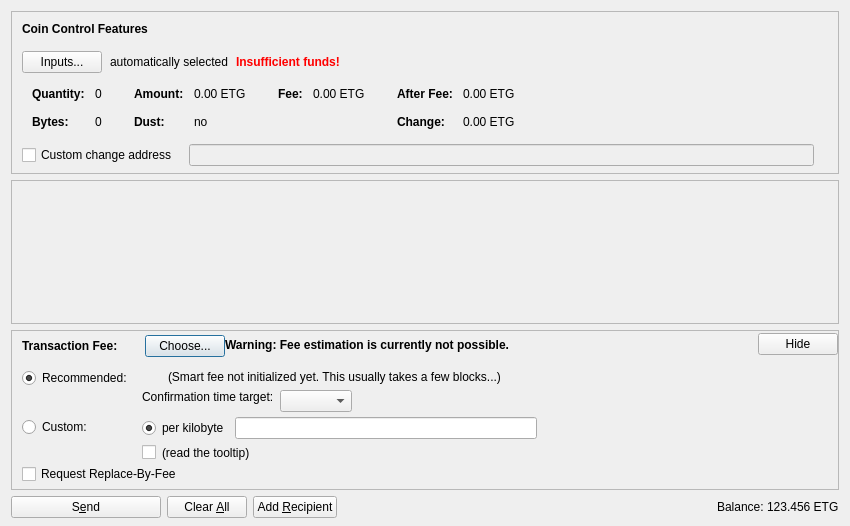
<?xml version="1.0" encoding="UTF-8"?>
<ui version="4.0">
 <class>SendCoinsDialog</class>
 <widget class="QDialog" name="SendCoinsDialog">
  <property name="geometry">
   <rect>
    <x>0</x>
    <y>0</y>
    <width>850</width>
    <height>526</height>
   </rect>
  </property>
  <property name="windowTitle">
   <string>Send Coins</string>
  </property>
  <layout class="QVBoxLayout" name="verticalLayout" stretch="0,1,0,0">
   <property name="bottomMargin">
    <number>8</number>
   </property>
   <item>
    <widget class="QFrame" name="frameCoinControl">
     <property name="sizePolicy">
      <sizepolicy hsizetype="Expanding" vsizetype="Expanding">
       <horstretch>0</horstretch>
       <verstretch>0</verstretch>
      </sizepolicy>
     </property>
     <property name="maximumSize">
      <size>
       <width>16777215</width>
       <height>16777215</height>
      </size>
     </property>
     <property name="frameShape">
      <enum>QFrame::StyledPanel</enum>
     </property>
     <property name="frameShadow">
      <enum>QFrame::Sunken</enum>
     </property>
     <layout class="QVBoxLayout" name="verticalLayoutCoinControl2">
      <property name="spacing">
       <number>0</number>
      </property>
      <property name="leftMargin">
       <number>0</number>
      </property>
      <property name="topMargin">
       <number>0</number>
      </property>
      <property name="rightMargin">
       <number>0</number>
      </property>
      <property name="bottomMargin">
       <number>6</number>
      </property>
      <item>
       <layout class="QVBoxLayout" name="verticalLayoutCoinControl" stretch="0,0,0,0,1">
        <property name="spacing">
         <number>0</number>
        </property>
        <property name="leftMargin">
         <number>10</number>
        </property>
        <property name="topMargin">
         <number>10</number>
        </property>
        <item>
         <layout class="QHBoxLayout" name="horizontalLayoutCoinControl1">
          <property name="bottomMargin">
           <number>15</number>
          </property>
          <item>
           <widget class="QLabel" name="labelCoinControlFeatures">
            <property name="sizePolicy">
             <sizepolicy hsizetype="Preferred" vsizetype="Maximum">
              <horstretch>0</horstretch>
              <verstretch>0</verstretch>
             </sizepolicy>
            </property>
            <property name="font">
             <font>
              <weight>75</weight>
              <bold>true</bold>
             </font>
            </property>
            <property name="styleSheet">
             <string notr="true">font-weight:bold;</string>
            </property>
            <property name="text">
             <string>Coin Control Features</string>
            </property>
           </widget>
          </item>
         </layout>
        </item>
        <item>
         <layout class="QHBoxLayout" name="horizontalLayoutCoinControl2" stretch="0,0,0,0">
          <property name="spacing">
           <number>8</number>
          </property>
          <property name="bottomMargin">
           <number>10</number>
          </property>
          <item>
           <widget class="QPushButton" name="pushButtonCoinControl">
            <property name="styleSheet">
             <string notr="true"/>
            </property>
            <property name="text">
             <string>Inputs...</string>
            </property>
            <property name="autoDefault">
             <bool>false</bool>
            </property>
           </widget>
          </item>
          <item>
           <widget class="QLabel" name="labelCoinControlAutomaticallySelected">
            <property name="text">
             <string>automatically selected</string>
            </property>
            <property name="margin">
             <number>5</number>
            </property>
           </widget>
          </item>
          <item>
           <widget class="QLabel" name="labelCoinControlInsuffFunds">
            <property name="font">
             <font>
              <weight>75</weight>
              <bold>true</bold>
             </font>
            </property>
            <property name="styleSheet">
             <string notr="true">color:red;font-weight:bold;</string>
            </property>
            <property name="text">
             <string>Insufficient funds!</string>
            </property>
            <property name="margin">
             <number>5</number>
            </property>
           </widget>
          </item>
          <item>
           <spacer name="horizontalSpacerCoinControl">
            <property name="orientation">
             <enum>Qt::Horizontal</enum>
            </property>
            <property name="sizeHint" stdset="0">
             <size>
              <width>40</width>
              <height>1</height>
             </size>
            </property>
           </spacer>
          </item>
         </layout>
        </item>
        <item>
         <widget class="QWidget" name="widgetCoinControl" native="true">
          <property name="sizePolicy">
           <sizepolicy hsizetype="Preferred" vsizetype="Preferred">
            <horstretch>0</horstretch>
            <verstretch>0</verstretch>
           </sizepolicy>
          </property>
          <property name="minimumSize">
           <size>
            <width>0</width>
            <height>0</height>
           </size>
          </property>
          <property name="styleSheet">
           <string notr="true"/>
          </property>
          <layout class="QHBoxLayout" name="horizontalLayoutCoinControl5">
           <property name="leftMargin">
            <number>0</number>
           </property>
           <property name="topMargin">
            <number>0</number>
           </property>
           <property name="rightMargin">
            <number>0</number>
           </property>
           <property name="bottomMargin">
            <number>0</number>
           </property>
           <item>
            <layout class="QHBoxLayout" name="horizontalLayoutCoinControl3" stretch="0,0,0,1">
             <property name="spacing">
              <number>20</number>
             </property>
             <property name="topMargin">
              <number>0</number>
             </property>
             <property name="bottomMargin">
              <number>10</number>
             </property>
             <item>
              <layout class="QFormLayout" name="formLayoutCoinControl1">
               <property name="horizontalSpacing">
                <number>10</number>
               </property>
               <property name="verticalSpacing">
                <number>14</number>
               </property>
               <property name="leftMargin">
                <number>10</number>
               </property>
               <property name="topMargin">
                <number>4</number>
               </property>
               <property name="rightMargin">
                <number>6</number>
               </property>
               <item row="0" column="0">
                <widget class="QLabel" name="labelCoinControlQuantityText">
                 <property name="font">
                  <font>
                   <weight>75</weight>
                   <bold>true</bold>
                  </font>
                 </property>
                 <property name="text">
                  <string>Quantity:</string>
                 </property>
                 <property name="margin">
                  <number>0</number>
                 </property>
                </widget>
               </item>
               <item row="0" column="1">
                <widget class="QLabel" name="labelCoinControlQuantity">
                 <property name="cursor">
                  <cursorShape>IBeamCursor</cursorShape>
                 </property>
                 <property name="contextMenuPolicy">
                  <enum>Qt::ActionsContextMenu</enum>
                 </property>
                 <property name="text">
                  <string notr="true">0</string>
                 </property>
                 <property name="margin">
                  <number>0</number>
                 </property>
                 <property name="textInteractionFlags">
                  <set>Qt::LinksAccessibleByMouse|Qt::TextSelectableByKeyboard|Qt::TextSelectableByMouse</set>
                 </property>
                </widget>
               </item>
               <item row="1" column="0">
                <widget class="QLabel" name="labelCoinControlBytesText">
                 <property name="font">
                  <font>
                   <weight>75</weight>
                   <bold>true</bold>
                  </font>
                 </property>
                 <property name="text">
                  <string>Bytes:</string>
                 </property>
                </widget>
               </item>
               <item row="1" column="1">
                <widget class="QLabel" name="labelCoinControlBytes">
                 <property name="cursor">
                  <cursorShape>IBeamCursor</cursorShape>
                 </property>
                 <property name="contextMenuPolicy">
                  <enum>Qt::ActionsContextMenu</enum>
                 </property>
                 <property name="text">
                  <string notr="true">0</string>
                 </property>
                 <property name="textInteractionFlags">
                  <set>Qt::LinksAccessibleByMouse|Qt::TextSelectableByKeyboard|Qt::TextSelectableByMouse</set>
                 </property>
                </widget>
               </item>
              </layout>
             </item>
             <item>
              <layout class="QFormLayout" name="formLayoutCoinControl2">
               <property name="horizontalSpacing">
                <number>10</number>
               </property>
               <property name="verticalSpacing">
                <number>14</number>
               </property>
               <property name="leftMargin">
                <number>6</number>
               </property>
               <property name="topMargin">
                <number>4</number>
               </property>
               <property name="rightMargin">
                <number>6</number>
               </property>
               <item row="0" column="0">
                <widget class="QLabel" name="labelCoinControlAmountText">
                 <property name="font">
                  <font>
                   <weight>75</weight>
                   <bold>true</bold>
                  </font>
                 </property>
                 <property name="text">
                  <string>Amount:</string>
                 </property>
                 <property name="margin">
                  <number>0</number>
                 </property>
                </widget>
               </item>
               <item row="0" column="1">
                <widget class="QLabel" name="labelCoinControlAmount">
                 <property name="cursor">
                  <cursorShape>IBeamCursor</cursorShape>
                 </property>
                 <property name="contextMenuPolicy">
                  <enum>Qt::ActionsContextMenu</enum>
                 </property>
                 <property name="text">
                  <string notr="true">0.00 ETG</string>
                 </property>
                 <property name="textInteractionFlags">
                  <set>Qt::LinksAccessibleByMouse|Qt::TextSelectableByKeyboard|Qt::TextSelectableByMouse</set>
                 </property>
                </widget>
               </item>
               <item row="1" column="0">
                <widget class="QLabel" name="labelCoinControlLowOutputText">
                 <property name="font">
                  <font>
                   <weight>75</weight>
                   <bold>true</bold>
                  </font>
                 </property>
                 <property name="text">
                  <string>Dust:</string>
                 </property>
                </widget>
               </item>
               <item row="1" column="1">
                <widget class="QLabel" name="labelCoinControlLowOutput">
                 <property name="cursor">
                  <cursorShape>IBeamCursor</cursorShape>
                 </property>
                 <property name="contextMenuPolicy">
                  <enum>Qt::ActionsContextMenu</enum>
                 </property>
                 <property name="text">
                  <string notr="true">no</string>
                 </property>
                 <property name="textInteractionFlags">
                  <set>Qt::LinksAccessibleByMouse|Qt::TextSelectableByKeyboard|Qt::TextSelectableByMouse</set>
                 </property>
                </widget>
               </item>
              </layout>
             </item>
             <item>
              <layout class="QFormLayout" name="formLayoutCoinControl3">
               <property name="horizontalSpacing">
                <number>10</number>
               </property>
               <property name="verticalSpacing">
                <number>14</number>
               </property>
               <property name="leftMargin">
                <number>6</number>
               </property>
               <property name="topMargin">
                <number>4</number>
               </property>
               <property name="rightMargin">
                <number>6</number>
               </property>
               <item row="0" column="0">
                <widget class="QLabel" name="labelCoinControlFeeText">
                 <property name="font">
                  <font>
                   <weight>75</weight>
                   <bold>true</bold>
                  </font>
                 </property>
                 <property name="text">
                  <string>Fee:</string>
                 </property>
                 <property name="margin">
                  <number>0</number>
                 </property>
                </widget>
               </item>
               <item row="0" column="1">
                <widget class="QLabel" name="labelCoinControlFee">
                 <property name="cursor">
                  <cursorShape>IBeamCursor</cursorShape>
                 </property>
                 <property name="contextMenuPolicy">
                  <enum>Qt::ActionsContextMenu</enum>
                 </property>
                 <property name="text">
                  <string notr="true">0.00 ETG</string>
                 </property>
                 <property name="textInteractionFlags">
                  <set>Qt::LinksAccessibleByMouse|Qt::TextSelectableByKeyboard|Qt::TextSelectableByMouse</set>
                 </property>
                </widget>
               </item>
              </layout>
             </item>
             <item>
              <layout class="QFormLayout" name="formLayoutCoinControl4">
               <property name="horizontalSpacing">
                <number>10</number>
               </property>
               <property name="verticalSpacing">
                <number>14</number>
               </property>
               <property name="leftMargin">
                <number>6</number>
               </property>
               <property name="topMargin">
                <number>4</number>
               </property>
               <property name="rightMargin">
                <number>6</number>
               </property>
               <item row="0" column="0">
                <widget class="QLabel" name="labelCoinControlAfterFeeText">
                 <property name="font">
                  <font>
                   <weight>75</weight>
                   <bold>true</bold>
                  </font>
                 </property>
                 <property name="text">
                  <string>After Fee:</string>
                 </property>
                 <property name="margin">
                  <number>0</number>
                 </property>
                </widget>
               </item>
               <item row="0" column="1">
                <widget class="QLabel" name="labelCoinControlAfterFee">
                 <property name="cursor">
                  <cursorShape>IBeamCursor</cursorShape>
                 </property>
                 <property name="contextMenuPolicy">
                  <enum>Qt::ActionsContextMenu</enum>
                 </property>
                 <property name="text">
                  <string notr="true">0.00 ETG</string>
                 </property>
                 <property name="textInteractionFlags">
                  <set>Qt::LinksAccessibleByMouse|Qt::TextSelectableByKeyboard|Qt::TextSelectableByMouse</set>
                 </property>
                </widget>
               </item>
               <item row="1" column="0">
                <widget class="QLabel" name="labelCoinControlChangeText">
                 <property name="font">
                  <font>
                   <weight>75</weight>
                   <bold>true</bold>
                  </font>
                 </property>
                 <property name="text">
                  <string>Change:</string>
                 </property>
                </widget>
               </item>
               <item row="1" column="1">
                <widget class="QLabel" name="labelCoinControlChange">
                 <property name="cursor">
                  <cursorShape>IBeamCursor</cursorShape>
                 </property>
                 <property name="contextMenuPolicy">
                  <enum>Qt::ActionsContextMenu</enum>
                 </property>
                 <property name="text">
                  <string notr="true">0.00 ETG</string>
                 </property>
                 <property name="textInteractionFlags">
                  <set>Qt::LinksAccessibleByMouse|Qt::TextSelectableByKeyboard|Qt::TextSelectableByMouse</set>
                 </property>
                </widget>
               </item>
              </layout>
             </item>
            </layout>
           </item>
          </layout>
         </widget>
        </item>
        <item>
         <layout class="QHBoxLayout" name="horizontalLayoutCoinControl4" stretch="0,0,0">
          <property name="spacing">
           <number>12</number>
          </property>
          <property name="sizeConstraint">
           <enum>QLayout::SetDefaultConstraint</enum>
          </property>
          <property name="topMargin">
           <number>5</number>
          </property>
          <property name="rightMargin">
           <number>5</number>
          </property>
          <item>
           <widget class="QCheckBox" name="checkBoxCoinControlChange">
            <property name="toolTip">
             <string>If this is activated, but the change address is empty or invalid, change will be sent to a newly generated address.</string>
            </property>
            <property name="text">
             <string>Custom change address</string>
            </property>
           </widget>
          </item>
          <item>
           <widget class="QValidatedLineEdit" name="lineEditCoinControlChange">
            <property name="enabled">
             <bool>false</bool>
            </property>
            <property name="sizePolicy">
             <sizepolicy hsizetype="Expanding" vsizetype="Fixed">
              <horstretch>0</horstretch>
              <verstretch>0</verstretch>
             </sizepolicy>
            </property>
           </widget>
          </item>
          <item>
           <widget class="QLabel" name="labelCoinControlChangeLabel">
            <property name="sizePolicy">
             <sizepolicy hsizetype="Preferred" vsizetype="Expanding">
              <horstretch>0</horstretch>
              <verstretch>0</verstretch>
             </sizepolicy>
            </property>
            <property name="minimumSize">
             <size>
              <width>0</width>
              <height>0</height>
             </size>
            </property>
            <property name="text">
             <string/>
            </property>
            <property name="margin">
             <number>3</number>
            </property>
           </widget>
          </item>
         </layout>
        </item>
        <item>
         <spacer name="verticalSpacerCoinControl">
          <property name="orientation">
           <enum>Qt::Vertical</enum>
          </property>
          <property name="sizeHint" stdset="0">
           <size>
            <width>800</width>
            <height>1</height>
           </size>
          </property>
         </spacer>
        </item>
       </layout>
      </item>
     </layout>
    </widget>
   </item>
   <item>
    <widget class="QScrollArea" name="scrollArea">
     <property name="widgetResizable">
      <bool>true</bool>
     </property>
     <widget class="QWidget" name="scrollAreaWidgetContents">
      <property name="geometry">
       <rect>
        <x>0</x>
        <y>0</y>
        <width>830</width>
        <height>104</height>
       </rect>
      </property>
      <layout class="QVBoxLayout" name="verticalLayout_2" stretch="0,1">
       <property name="leftMargin">
        <number>0</number>
       </property>
       <property name="topMargin">
        <number>0</number>
       </property>
       <property name="rightMargin">
        <number>0</number>
       </property>
       <property name="bottomMargin">
        <number>0</number>
       </property>
       <item>
        <layout class="QVBoxLayout" name="entries">
         <property name="spacing">
          <number>6</number>
         </property>
        </layout>
       </item>
       <item>
        <spacer name="verticalSpacer">
         <property name="orientation">
          <enum>Qt::Vertical</enum>
         </property>
         <property name="sizeHint" stdset="0">
          <size>
           <width>20</width>
           <height>40</height>
          </size>
         </property>
        </spacer>
       </item>
      </layout>
     </widget>
    </widget>
   </item>
   <item>
    <widget class="QFrame" name="frameFee">
     <property name="sizePolicy">
      <sizepolicy hsizetype="Expanding" vsizetype="Expanding">
       <horstretch>0</horstretch>
       <verstretch>0</verstretch>
      </sizepolicy>
     </property>
     <property name="maximumSize">
      <size>
       <width>16777215</width>
       <height>16777215</height>
      </size>
     </property>
     <property name="frameShape">
      <enum>QFrame::StyledPanel</enum>
     </property>
     <property name="frameShadow">
      <enum>QFrame::Sunken</enum>
     </property>
     <layout class="QVBoxLayout" name="verticalLayoutFee1">
      <property name="spacing">
       <number>0</number>
      </property>
      <property name="leftMargin">
       <number>0</number>
      </property>
      <property name="topMargin">
       <number>0</number>
      </property>
      <property name="rightMargin">
       <number>0</number>
      </property>
      <property name="bottomMargin">
       <number>0</number>
      </property>
      <item>
       <layout class="QVBoxLayout" name="verticalLayoutFee2" stretch="0,0,0">
        <property name="spacing">
         <number>0</number>
        </property>
        <property name="leftMargin">
         <number>10</number>
        </property>
        <property name="topMargin">
         <number>0</number>
        </property>
        <item>
         <layout class="QHBoxLayout" name="horizontalLayoutFee1">
          <property name="bottomMargin">
           <number>0</number>
          </property>
          <item>
           <layout class="QVBoxLayout" name="verticalLayoutFee7">
            <property name="spacing">
             <number>0</number>
            </property>
            <item>
             <spacer name="verticalSpacerSmartFee">
              <property name="orientation">
               <enum>Qt::Vertical</enum>
              </property>
              <property name="sizeType">
               <enum>QSizePolicy::Fixed</enum>
              </property>
              <property name="sizeHint" stdset="0">
               <size>
                <width>1</width>
                <height>4</height>
               </size>
              </property>
             </spacer>
            </item>
            <item>
             <layout class="QHBoxLayout" name="horizontalLayoutSmartFee">
              <property name="spacing">
               <number>10</number>
              </property>
              <item>
               <widget class="QLabel" name="labelFeeHeadline">
                <property name="sizePolicy">
                 <sizepolicy hsizetype="Preferred" vsizetype="Maximum">
                  <horstretch>0</horstretch>
                  <verstretch>0</verstretch>
                 </sizepolicy>
                </property>
                <property name="font">
                 <font>
                  <weight>75</weight>
                  <bold>true</bold>
                 </font>
                </property>
                <property name="styleSheet">
                 <string notr="true">font-weight:bold;</string>
                </property>
                <property name="text">
                 <string>Transaction Fee:</string>
                </property>
               </widget>
              </item>
              <item>
               <widget class="QLabel" name="labelFeeMinimized">
                <property name="text">
                 <string/>
                </property>
               </widget>
              </item>
              <item>
               <widget class="QPushButton" name="buttonChooseFee">
                <property name="text">
                 <string>Choose...</string>
                </property>
               </widget>
              </item>
             </layout>
            </item>
            <item>
             <spacer name="verticalSpacer_5">
              <property name="orientation">
               <enum>Qt::Vertical</enum>
              </property>
              <property name="sizeHint" stdset="0">
               <size>
                <width>1</width>
                <height>1</height>
               </size>
              </property>
             </spacer>
            </item>
           </layout>
          </item>
          <item>
           <widget class="QLabel" name="fallbackFeeWarningLabel">
            <property name="toolTip">
             <string>Using the fallbackfee can result in sending a transaction that will take several hours or days (or never) to confirm. Consider choosing your fee manually or wait until you have validated the complete chain.</string>
            </property>
            <property name="font">
            <font>
                <weight>75</weight>
                <bold>true</bold>
            </font>
            </property>
            <property name="text">
             <string>Warning: Fee estimation is currently not possible.</string>
            </property>
            <property name="wordWrap">
             <bool>false</bool>
            </property>
           </widget>
          </item>
          <item>
           <spacer name="horizontalSpacer_4">
            <property name="orientation">
             <enum>Qt::Horizontal</enum>
            </property>
            <property name="sizeType">
             <enum>QSizePolicy::MinimumExpanding</enum>
            </property>
            <property name="sizeHint" stdset="0">
             <size>
              <width>40</width>
              <height>20</height>
             </size>
            </property>
           </spacer>
          </item>
          <item>
           <widget class="QPushButton" name="buttonMinimizeFee">
            <property name="toolTip">
             <string>collapse fee-settings</string>
            </property>
            <property name="text">
             <string>Hide</string>
            </property>
           </widget>
          </item>
         </layout>
        </item>
        <item>
         <widget class="QFrame" name="frameFeeSelection">
          <layout class="QVBoxLayout" name="verticalLayoutFee12">
           <property name="spacing">
            <number>0</number>
           </property>
           <property name="leftMargin">
            <number>0</number>
           </property>
           <property name="topMargin">
            <number>0</number>
           </property>
           <property name="rightMargin">
            <number>0</number>
           </property>
           <property name="bottomMargin">
            <number>0</number>
           </property>
           <item>
            <layout class="QGridLayout" name="gridLayoutFee">
             <property name="topMargin">
              <number>10</number>
             </property>
             <property name="bottomMargin">
              <number>4</number>
             </property>
             <property name="horizontalSpacing">
              <number>10</number>
             </property>
             <property name="verticalSpacing">
              <number>4</number>
             </property>
             <item row="1" column="1">
              <layout class="QVBoxLayout" name="verticalLayoutFee8">
               <property name="spacing">
                <number>6</number>
               </property>
               <item>
                <layout class="QHBoxLayout" name="horizontalLayoutFee13">
                 <item>
                  <widget class="QRadioButton" name="radioCustomPerKilobyte">
                   <property name="toolTip">
                    <string>If the custom fee is set to 1000 satoshis and the transaction is only 250 bytes, then &quot;per kilobyte&quot; only pays 250 satoshis in fee, while &quot;total at least&quot; pays 1000 satoshis. For transactions bigger than a kilobyte both pay by kilobyte.</string>
                   </property>
                   <property name="text">
                    <string>per kilobyte</string>
                   </property>
                   <property name="checked">
                    <bool>true</bool>
                   </property>
                   <attribute name="buttonGroup">
                    <string notr="true">groupCustomFee</string>
                   </attribute>
                  </widget>
                 </item>
                 <item>
                  <widget class="BitcoinAmountField" name="customFee"/>
                 </item>
                 <item>
                  <spacer name="horizontalSpacer_6">
                   <property name="orientation">
                    <enum>Qt::Horizontal</enum>
                   </property>
                   <property name="sizeHint" stdset="0">
                    <size>
                     <width>1</width>
                     <height>1</height>
                    </size>
                   </property>
                  </spacer>
                 </item>
                </layout>
               </item>
               <item>
                <layout class="QHBoxLayout" name="horizontalLayoutFee8">
                 <item>
                  <widget class="QCheckBox" name="checkBoxMinimumFee">
                   <property name="toolTip">
                    <string>Paying only the minimum fee is just fine as long as there is less transaction volume than space in the blocks. But be aware that this can end up in a never confirming transaction once there is more demand for eternal transactions than the network can process.</string>
                   </property>
                   <property name="text">
                    <string/>
                   </property>
                  </widget>
                 </item>
                 <item>
                  <widget class="QLabel" name="labelMinFeeWarning">
                   <property name="enabled">
                    <bool>true</bool>
                   </property>
                   <property name="toolTip">
                    <string>Paying only the minimum fee is just fine as long as there is less transaction volume than space in the blocks. But be aware that this can end up in a never confirming transaction once there is more demand for eternal transactions than the network can process.</string>
                   </property>
                   <property name="text">
                    <string>(read the tooltip)</string>
                   </property>
                   <property name="margin">
                    <number>5</number>
                   </property>
                  </widget>
                 </item>
                 <item>
                  <spacer name="horizontalSpacer_2">
                   <property name="orientation">
                    <enum>Qt::Horizontal</enum>
                   </property>
                   <property name="sizeHint" stdset="0">
                    <size>
                     <width>1</width>
                     <height>1</height>
                    </size>
                   </property>
                  </spacer>
                 </item>
                </layout>
               </item>
              </layout>
             </item>
             <item row="0" column="0">
              <layout class="QVBoxLayout" name="verticalLayoutFee4" stretch="0,1">
               <item>
                <widget class="QRadioButton" name="radioSmartFee">
                 <property name="text">
                  <string>Recommended:</string>
                 </property>
                 <property name="checked">
                  <bool>true</bool>
                 </property>
                 <attribute name="buttonGroup">
                  <string notr="true">groupFee</string>
                 </attribute>
                </widget>
               </item>
               <item>
                <spacer name="verticalSpacer_2">
                 <property name="orientation">
                  <enum>Qt::Vertical</enum>
                 </property>
                 <property name="sizeHint" stdset="0">
                  <size>
                   <width>1</width>
                   <height>1</height>
                  </size>
                 </property>
                </spacer>
               </item>
              </layout>
             </item>
             <item row="1" column="0">
              <layout class="QVBoxLayout" name="verticalLayoutFee9" stretch="0,1">
               <item>
                <widget class="QRadioButton" name="radioCustomFee">
                 <property name="text">
                  <string>Custom:</string>
                 </property>
                 <attribute name="buttonGroup">
                  <string notr="true">groupFee</string>
                 </attribute>
                </widget>
               </item>
               <item>
                <spacer name="verticalSpacer_6">
                 <property name="orientation">
                  <enum>Qt::Vertical</enum>
                 </property>
                 <property name="sizeHint" stdset="0">
                  <size>
                   <width>1</width>
                   <height>1</height>
                  </size>
                 </property>
                </spacer>
               </item>
              </layout>
             </item>
             <item row="0" column="1">
              <layout class="QVBoxLayout" name="verticalLayoutFee3" stretch="0,0,1">
               <property name="spacing">
                <number>6</number>
               </property>
               <property name="topMargin">
                <number>2</number>
               </property>
               <item>
                <layout class="QHBoxLayout" name="horizontalLayoutFee12">
                 <item>
                  <widget class="QLabel" name="labelSmartFee">
                   <property name="text">
                    <string/>
                   </property>
                   <property name="margin">
                    <number>2</number>
                   </property>
                  </widget>
                 </item>
                 <item>
                  <widget class="QLabel" name="labelFeeEstimation">
                   <property name="text">
                    <string/>
                   </property>
                  </widget>
                 </item>
                 <item>
                  <widget class="QLabel" name="labelSmartFee2">
                   <property name="text">
                    <string>(Smart fee not initialized yet. This usually takes a few blocks...)</string>
                   </property>
                   <property name="margin">
                    <number>2</number>
                   </property>
                  </widget>
                 </item>
                 <item>
                  <spacer name="horizontalSpacer_5">
                   <property name="orientation">
                    <enum>Qt::Horizontal</enum>
                   </property>
                   <property name="sizeHint" stdset="0">
                    <size>
                     <width>1</width>
                     <height>1</height>
                    </size>
                   </property>
                  </spacer>
                 </item>
                </layout>
               </item>
               <item>
                <layout class="QHBoxLayout" name="horizontalLayoutFee9">
                 <item>
                  <layout class="QVBoxLayout" name="verticalLayoutFee6">
                   <item>
                    <widget class="QLabel" name="labelSmartFee3">
                     <property name="text">
                      <string>Confirmation time target:</string>
                     </property>
                     <property name="margin">
                      <number>2</number>
                     </property>
                    </widget>
                   </item>
                   <item>
                    <spacer name="verticalSpacer_3">
                     <property name="orientation">
                      <enum>Qt::Vertical</enum>
                     </property>
                     <property name="sizeHint" stdset="0">
                      <size>
                       <width>1</width>
                       <height>1</height>
                      </size>
                     </property>
                    </spacer>
                   </item>
                  </layout>
                 </item>
                 <item>
                  <layout class="QVBoxLayout" name="verticalLayoutFee5">
                   <property name="rightMargin">
                    <number>30</number>
                   </property>
                   <item>
                    <layout class="QHBoxLayout" name="horizontalLayoutConfTarget">
                     <property name="bottomMargin">
                      <number>0</number>
                     </property>
                     <item>
                      <widget class="QComboBox" name="confTargetSelector"/>
                     </item>
                     <item>
                      <spacer name="horizontalSpacerConfTarget">
                       <property name="orientation">
                        <enum>Qt::Horizontal</enum>
                       </property>
                       <property name="sizeHint" stdset="0">
                        <size>
                         <width>40</width>
                         <height>20</height>
                        </size>
                       </property>
                      </spacer>
                     </item>
                    </layout>
                   </item>
                  </layout>
                 </item>
                </layout>
               </item>
               <item>
                <spacer name="verticalSpacer_4">
                 <property name="orientation">
                  <enum>Qt::Vertical</enum>
                 </property>
                 <property name="sizeHint" stdset="0">
                  <size>
                   <width>1</width>
                   <height>1</height>
                  </size>
                 </property>
                </spacer>
               </item>
              </layout>
             </item>
            </layout>
           </item>
           <item>
            <widget class="QCheckBox" name="optInRBF">
             <property name="text">
              <string>Request Replace-By-Fee</string>
             </property>
             <property name="toolTip">
              <string>Indicates that the sender may wish to replace this transaction with a new one paying higher fees (prior to being confirmed).</string>
             </property>
            </widget>
           </item>
          </layout>
         </widget>
        </item>
        <item>
         <spacer name="verticalSpacerFee">
          <property name="orientation">
           <enum>Qt::Vertical</enum>
          </property>
          <property name="sizeHint" stdset="0">
           <size>
            <width>40</width>
            <height>5</height>
           </size>
          </property>
         </spacer>
        </item>
       </layout>
      </item>
     </layout>
    </widget>
   </item>
   <item>
    <layout class="QHBoxLayout" name="horizontalLayout">
     <item>
      <widget class="QPushButton" name="sendButton">
       <property name="minimumSize">
        <size>
         <width>150</width>
         <height>0</height>
        </size>
       </property>
       <property name="toolTip">
        <string>Confirm the send action</string>
       </property>
       <property name="text">
        <string>S&amp;end</string>
       </property>
       <property name="icon">
        <iconset resource="../bitcoin.qrc">
         <normaloff>:/icons/send</normaloff>:/icons/send</iconset>
       </property>
       <property name="autoDefault">
        <bool>false</bool>
       </property>
       <property name="default">
        <bool>false</bool>
       </property>
      </widget>
     </item>
     <item>
      <widget class="QPushButton" name="clearButton">
       <property name="sizePolicy">
        <sizepolicy hsizetype="Minimum" vsizetype="Fixed">
         <horstretch>0</horstretch>
         <verstretch>0</verstretch>
        </sizepolicy>
       </property>
       <property name="toolTip">
        <string>Clear all fields of the form.</string>
       </property>
       <property name="text">
        <string>Clear &amp;All</string>
       </property>
       <property name="icon">
        <iconset resource="../bitcoin.qrc">
         <normaloff>:/icons/remove</normaloff>:/icons/remove</iconset>
       </property>
       <property name="autoDefault">
        <bool>false</bool>
       </property>
      </widget>
     </item>
     <item>
      <widget class="QPushButton" name="addButton">
       <property name="toolTip">
        <string>Send to multiple recipients at once</string>
       </property>
       <property name="text">
        <string>Add &amp;Recipient</string>
       </property>
       <property name="icon">
        <iconset resource="../bitcoin.qrc">
         <normaloff>:/icons/add</normaloff>:/icons/add</iconset>
       </property>
       <property name="autoDefault">
        <bool>false</bool>
       </property>
      </widget>
     </item>
     <item>
      <spacer name="horizontalSpacer">
       <property name="orientation">
        <enum>Qt::Horizontal</enum>
       </property>
       <property name="sizeHint" stdset="0">
        <size>
         <width>40</width>
         <height>20</height>
        </size>
       </property>
      </spacer>
     </item>
     <item>
      <layout class="QHBoxLayout" name="horizontalLayout_2">
       <property name="spacing">
        <number>3</number>
       </property>
       <item>
        <widget class="QLabel" name="label">
         <property name="sizePolicy">
          <sizepolicy hsizetype="Preferred" vsizetype="Fixed">
           <horstretch>0</horstretch>
           <verstretch>0</verstretch>
          </sizepolicy>
         </property>
         <property name="text">
          <string>Balance:</string>
         </property>
        </widget>
       </item>
       <item>
        <widget class="QLabel" name="labelBalance">
         <property name="sizePolicy">
          <sizepolicy hsizetype="Preferred" vsizetype="Fixed">
           <horstretch>0</horstretch>
           <verstretch>0</verstretch>
          </sizepolicy>
         </property>
         <property name="cursor">
          <cursorShape>IBeamCursor</cursorShape>
         </property>
         <property name="text">
          <string notr="true">123.456 ETG</string>
         </property>
         <property name="textInteractionFlags">
          <set>Qt::LinksAccessibleByMouse|Qt::TextSelectableByKeyboard|Qt::TextSelectableByMouse</set>
         </property>
        </widget>
       </item>
      </layout>
     </item>
    </layout>
   </item>
  </layout>
 </widget>
 <customwidgets>
  <customwidget>
   <class>QValidatedLineEdit</class>
   <extends>QLineEdit</extends>
   <header>qvalidatedlineedit.h</header>
  </customwidget>
  <customwidget>
   <class>BitcoinAmountField</class>
   <extends>QLineEdit</extends>
   <header>bitcoinamountfield.h</header>
   <container>1</container>
  </customwidget>
 </customwidgets>
 <resources>
  <include location="../bitcoin.qrc"/>
 </resources>
 <connections/>
 <buttongroups>
  <buttongroup name="groupFee"/>
  <buttongroup name="groupCustomFee"/>
 </buttongroups>
</ui>
